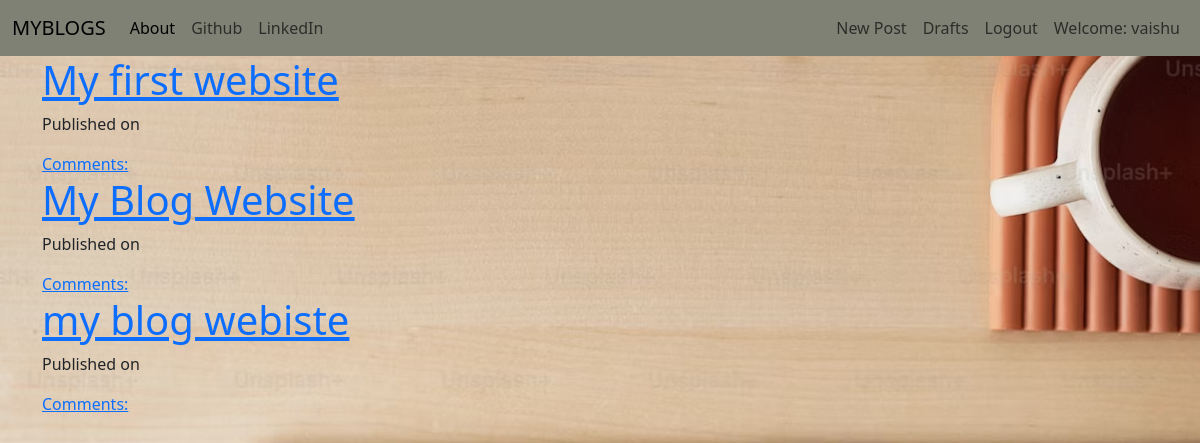
Page /drafts/ (signed in) on the committed database.
### blog/models.py (models this page shows, shortened)
class Post(models.Model):
    author = models.ForeignKey('auth.User', on_delete=models.CASCADE)
    title = models.CharField(max_length=200)
    text = models.TextField()
    created_date = models.DateTimeField(default=timezone.now)
    published_date = models.DateTimeField(blank=True, null=True)

### blog/views.py (the view)
# urls.py: path('drafts/',views.DraftListView.as_view(),name='post_draft_list'),
class DraftListView(LoginRequiredMixin,ListView):
    login_url = '/login/'
    redirect_field_name = 'blog/post_list.html'
    model = Post
    def get_queryset(self):
        return Post.objects.filter(published_date__isnull=True).order_by('created_date')

### blog/templates/blog/post_list.html
{% extends "blog/base.html" %}
{% block content %}
<div class="centerstage">
    {% for post in post_list %}
    <div class="post">
        <h1><a href="{% url 'post_detail' pk=post.pk %}">{{ post.title }}</a></h1>
        <p class="date">Published on {{ post.published_date|date:"D M Y" }}</p>
        <a href="{% url 'post_detail' pk=post.pk %}">Comments: {{ post.approve_comments.count }}</a>
    </div>
    {% endfor %}
</div>
{% endblock %}

### blog/templates/blog/base.html (shortened to what this page needs)
<!DOCTYPE html>
{% load static %}
<html lang="en">
<head>
    <link href="https://cdn.jsdelivr.net/npm/bootstrap@5.3.3/dist/css/bootstrap.min.css" rel="stylesheet">
    <link href="https://cdnjs.cloudflare.com/ajax/libs/font-awesome/5.15.4/css/all.min.css" rel="stylesheet">
    <link rel="stylesheet" href="//cdn.jsdelivr.net/npm/medium-editor@latest/dist/css/medium-editor.min.css" type="text/css" media="screen" charset="utf-8">
    <link rel="stylesheet" href="{% static 'css/blog.css' %}">
</head>
<body class='loader'>
    <nav class="navbar navbar-expand-lg navbar-light" style="background-color: #7f8175">
        <div class="container-fluid">
            <a class="navbar-brand" href="{% url 'post_list' %}">MYBLOGS</a>
            <div class="collapse navbar-collapse" id="navbarNav">
                <ul class="navbar-nav">
                    <li class="nav-item">
                        <a class="nav-link active" aria-current="page" href="{% url 'about' %}">About</a>
                    </li>
                    <li class="nav-item">
                        <a class="nav-link" href="https://www.github.com">Github</a>
                    </li>
                    <li class="nav-item">
                        <a class="nav-link" href="https://www.linkedin.com">LinkedIn</a>
                    </li>
                </ul>
                <ul class="navbar-nav ms-auto">
                    {% if user.is_authenticated %}
                        <li class="nav-item">
                            <a class="nav-link" href="{% url 'post_new' %}">New Post</a>
                        </li>
                        <li class="nav-item">
                            <a class="nav-link" href="{% url 'post_draft_list' %}">Drafts</a>
                        </li>
                        <li class="nav-item">
                            <form method="POST" action="{% url 'logout' %}" style="display: inline;">
                                <button type="submit" class="nav-link">
                                    Logout
                                </button>
                            </form>
                        </li>
                        <li class="nav-item">
                            <a class="nav-link">Welcome: {{ user.username }}</a>
                        </li>
                    {% else %}
                        <li class="nav-item">
                            <a class="nav-link" href="{% url 'login' %}"><span class="fas fa-user"></span> Login</a>
                        </li>
                    {% endif %}
                </ul>
            </div>
        </div>
    </nav>
            <div class="content container">
                <div class="row">
                    <div class="col-md-8">
                      <div class="blog_posts">
                        {% block content %}
                        {% endblock %}
                      </div>
                    </div>
                </div>
            </div>
    </body>
    </html>

### blog/static/css/blog.css (style rules this page uses)
body { background-image: url('/static/image/blog.jpg'); background-position: center; background-repeat: repeat; }
.centerstage { margin-left: auto; margin-right: auto; }
.loader { filter:hue-rotate(0deg); color:linear-gradient(45deg,#0f8,#08f); animation:hue 10000ms infinite linear; }

### rows in the picture
Post: title "My first website"
Post: title "My Blog Website"
Post: title "my blog webiste"

### other values in the picture
{{ user.username }} "vaishu"
